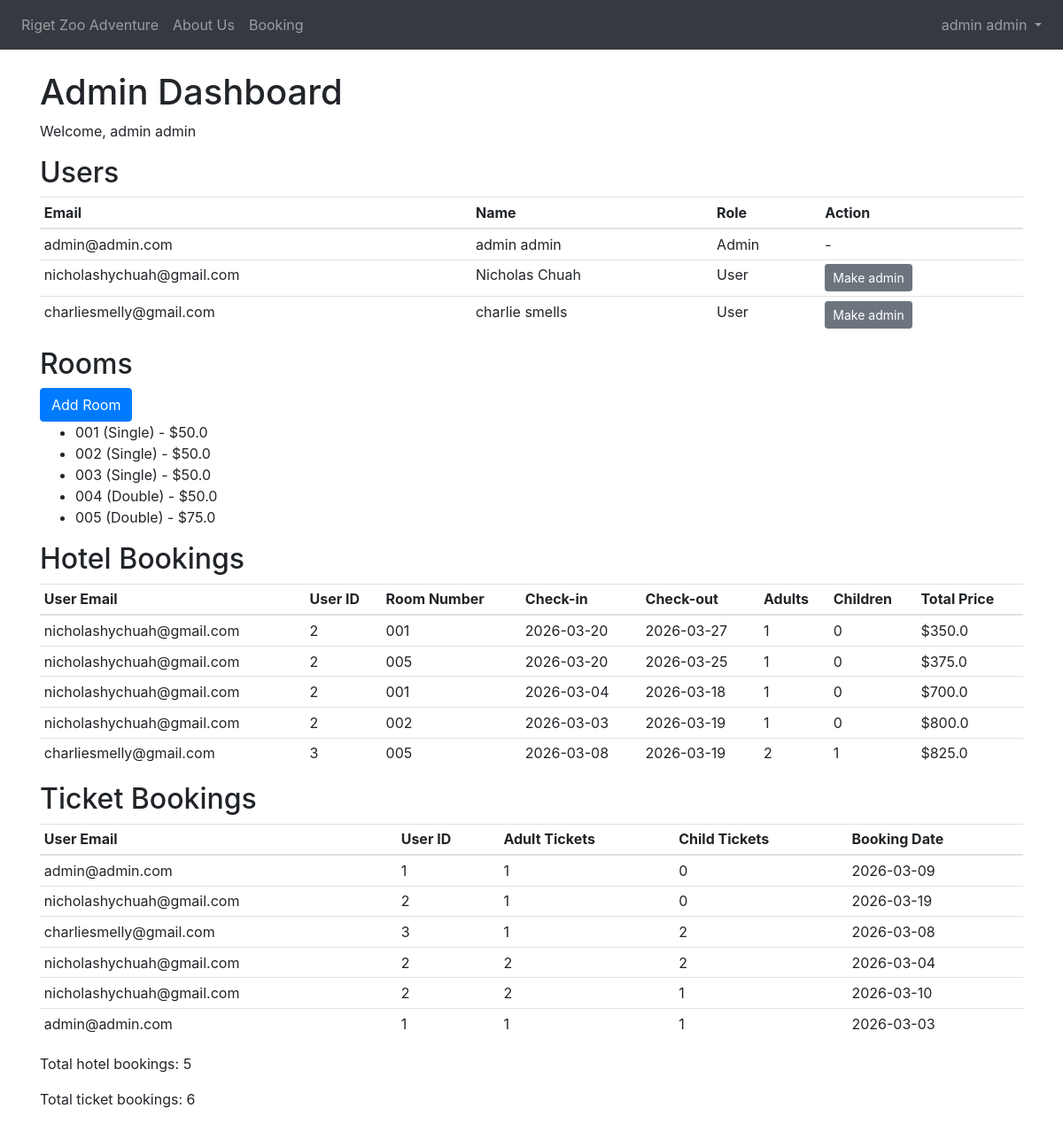
Page /admin (signed in) on the earlier database version.
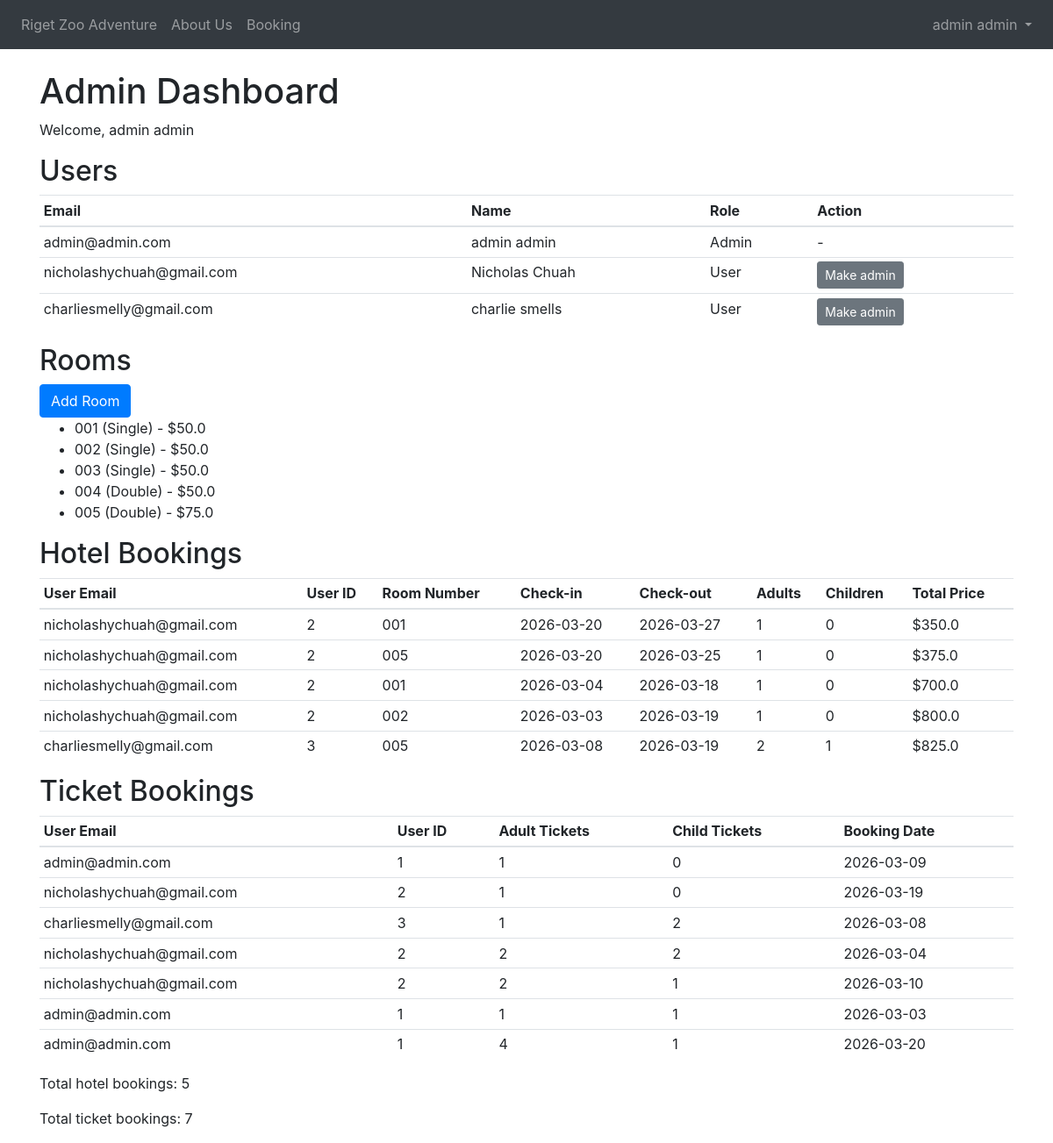
Same page on the later database version.
### website/models.py (models this page shows)
class User(db.Model, UserMixin):
    id = db.Column(db.Integer, primary_key=True)
    email = db.Column(db.String(150), unique=True)
    password = db.Column(db.String(150))
    first_name = db.Column(db.String(150))
    last_name = db.Column(db.String(150))
    is_admin = db.Column(db.Boolean, default=False)
    booking = db.relationship('Booking', backref='user', lazy=True)

class Room(db.Model):
    id = db.Column(db.Integer, primary_key=True)
    room_number = db.Column(db.String(10), unique=True, nullable=False)
    room_type = db.Column(db.String(50), nullable=False)
    max_adults = db.Column(db.Integer, nullable=False)
    max_children = db.Column(db.Integer, nullable=False)
    price_per_night = db.Column(db.Float, nullable=False)
    is_available = db.Column(db.Boolean, default=True)
    bookings = db.relationship('HotelBooking', backref='room', lazy=True)

class HotelBooking(db.Model):
    id = db.Column(db.Integer, primary_key=True)
    checkin = db.Column(db.Date, nullable=False)
    checkout = db.Column(db.Date, nullable=False)
    adults = db.Column(db.Integer, nullable=False)
    children = db.Column(db.Integer, nullable=False)
    room_id = db.Column(db.Integer, db.ForeignKey('room.id'), nullable=False)
    user_id = db.Column(db.Integer, db.ForeignKey('user.id'), nullable=False)
    user = db.relationship('User', backref='hotel_bookings', lazy=True)

class Booking(db.Model):
    id = db.Column(db.Integer, primary_key=True)
    date = db.Column(db.DateTime(timezone=True), default=func.now())
    adultticket = db.Column(db.Integer)
    childticket = db.Column(db.Integer)
    bookingdate = db.Column(db.Date, nullable=False)
    user_id = db.Column(db.Integer, db.ForeignKey('user.id'))

### website/views.py (the view)
@views.route('/admin')
@login_required
def admin():
    if not current_user.is_admin:
        flash('You are not authorized to view that page.', 'error')
        return redirect(url_for('views.home'))
    from .models import Booking, HotelBooking, Room
    users = User.query.all()
    bookings = Booking.query.all()
    hotel_bookings = HotelBooking.query.all()
    rooms = Room.query.all()
    return render_template('admin.html', users=users, bookings=bookings,
                           hotel_bookings=hotel_bookings, rooms=rooms,
                           user=current_user)

### website/__init__.py (called while the page is built)
def create_app():
    app = Flask(__name__)
    app.config['SECRET_KEY'] = 'hjshjhdjah kjshkjdhjs'
    app.config['SQLALCHEMY_DATABASE_URI'] = f'sqlite:///{DB_NAME}'
    db.init_app(app)
    from .views import views
    app.register_blueprint(views, url_prefix='/')
    from .models import User, Booking
    with app.app_context():
        db.create_all()
    login_manager = LoginManager()
    login_manager.login_view = 'views.login'
    login_manager.init_app(app)
    @login_manager.user_loader
    def load_user(user_id):
        return User.query.get(int(user_id))
    @app.context_processor
    def inject_user():
        return dict(user=current_user)
    return app

### website/templates/admin.html (shortened to what this page needs)
{% extends "base.html" %} {% block title %}Admin Dashboard{% endblock %} {%
block content %}
<h1>Admin Dashboard</h1>
<p>Welcome, {{ user.first_name }} {{ user.last_name }}</p>
<h2>Users</h2>
<table class="table table-sm">
  <thead>
    <tr>
      <th>Email</th>
      <th>Name</th>
      <th>Role</th>
      <th>Action</th>
    </tr>
  </thead>
  <tbody>
    {% for u in users %}
    <tr>
      <td>{{ u.email }}</td>
      <td>{{ u.first_name }} {{ u.last_name }}</td>
      <td>{% if u.is_admin %}Admin{% else %}User{% endif %}</td>
      <td>
        {% if u.id != user.id %}
        <form
          method="post"
          action="{{ url_for('views.toggle_admin', user_id=u.id) }}"
        >
          <button type="submit" class="btn btn-sm btn-secondary">
            {% if u.is_admin %}Revoke admin{% else %}Make admin{% endif %}
          </button>
        </form>
        {% else %}-{% endif %}
      </td>
    </tr>
    {% endfor %}
  </tbody>
</table>
<h2>Rooms</h2>
<a class="btn btn-primary" href="{{ url_for('views.add_room') }}">Add Room</a>
<ul>
  {% for r in rooms %}
  <li>{{ r.room_number }} ({{ r.room_type }}) - ${{ r.price_per_night }}</li>
  {% endfor %}
</ul>
<h2>Hotel Bookings</h2>
<table class="table table-sm">
  <thead>
    <tr>
      <th>User Email</th>
      <th>User ID</th>
      <th>Room Number</th>
      <th>Check-in</th>
      <th>Check-out</th>
      <th>Adults</th>
      <th>Children</th>
      <th>Total Price</th>
    </tr>
  </thead>
  <tbody>
    {% for hb in hotel_bookings %}
    <tr>
      <td>{{ hb.user.email }}</td>
      <td>{{ hb.user.id }}</td>
      <td>{{ hb.room.room_number }}</td>
      <td>{{ hb.checkin }}</td>
      <td>{{ hb.checkout }}</td>
      <td>{{ hb.adults }}</td>
      <td>{{ hb.children }}</td>
      <td>
        ${{ hb.room.price_per_night * ((hb.checkout - hb.checkin).days) }}
      </td>
    </tr>
    {% endfor %}
  </tbody>
</table>
<h2>Ticket Bookings</h2>
<table class="table table-sm">
  <thead>
    <tr>
      <th>User Email</th>
      <th>User ID</th>
      <th>Adult Tickets</th>
      <th>Child Tickets</th>
      <th>Booking Date</th>
    </tr>
  </thead>
  <tbody>
    {% for tb in bookings %}
    <tr>
      <td>{{ tb.user.email }}</td>
      <td>{{ tb.user.id }}</td>
      <td>{{ tb.adultticket }}</td>
      <td>{{ tb.childticket }}</td>
      <td>{{ tb.bookingdate }}</td>
    </tr>
    {% endfor %}
  </tbody>
</table>
<p>Total hotel bookings: {{ hotel_bookings|length }}</p>
<p>Total ticket bookings: {{ bookings|length }}</p>
{% endblock %}

### website/templates/base.html (shortened to what this page needs)
<!doctype html>
<html>
  <head>
    <link
      rel="stylesheet"
      href="https://stackpath.bootstrapcdn.com/bootstrap/4.4.1/css/bootstrap.min.css"
    />
    <link
      rel="stylesheet"
      href="https://stackpath.bootstrapcdn.com/font-awesome/4.7.0/css/font-awesome.min.css"
    />
  </head>
  <body>
    <nav class="navbar navbar-expand-lg navbar-dark bg-dark">
      <div class="collapse navbar-collapse" id="navbar">
        <div class="navbar-nav">
          {% if user.is_authenticated %}
          <a class="nav-item nav-link" id="home" href="/"
            >Riget Zoo Adventure</a
          >
          <a class="nav-item nav-link" id="about" href="/aboutus"> About Us</a>
          <a class="nav-item nav-link" id="booking" href="/booking">Booking</a>
        </div>
        <div class="navbar-nav ml-auto">
          <div class="nav-item dropdown">
            <a
              class="nav-link dropdown-toggle"
              href="#"
              id="moreDropdown"
              role="button"
              data-toggle="dropdown"
              aria-haspopup="true"
              aria-expanded="false"
            >
              {{ current_user.first_name }} {{ current_user.last_name }}
            </a>
          </div>
        </div>
          {% endif %}
        </div>
    </nav>
    <div class="container mt-4">{% block content %} {% endblock %}</div>
  </body>
</html>

Differences in the rows shown:
added Booking: user.email "admin@admin.com", user.id "1", adultticket "4", childticket "1", bookingdate "2026-03-20"
Other differences:
{{ bookings|length }}: "6" → "7"
